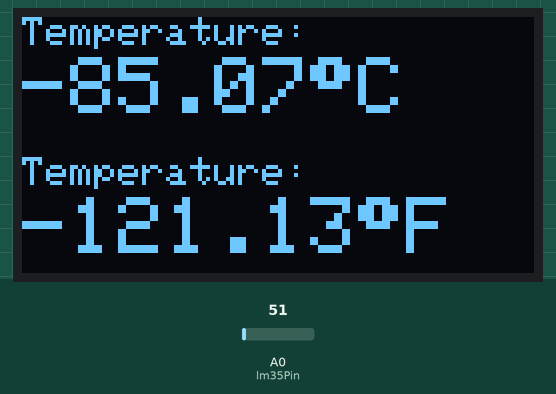
This sketch was run on a simulated Arduino Uno, built with avr-gcc and run on an emulated ATmega328P. Parts: 128×64 one-colour display. The inputs (shaded band) are chosen by the test bench; at power-on: A0 (lm35Pin) = 51. What the sketch prints to the serial monitor is not drawn.

Above: at 1.2 s.
1.3 s: A0 (lm35Pin) set to 61
At 3.0 s:
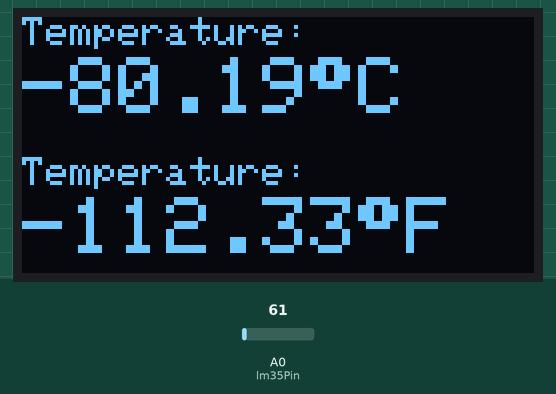
4.0 s: A0 (lm35Pin) set to 71
At 4.5 s:
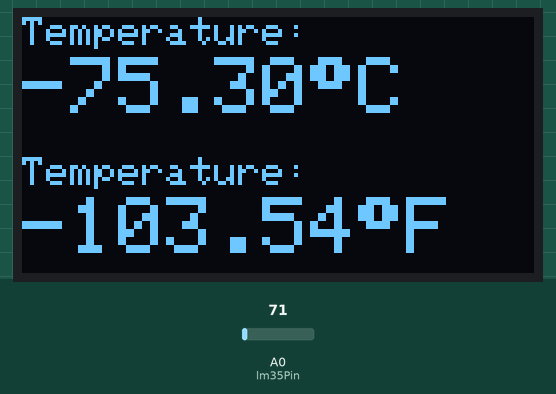
6.7 s: A0 (lm35Pin) set to 86
At 8.7 s:
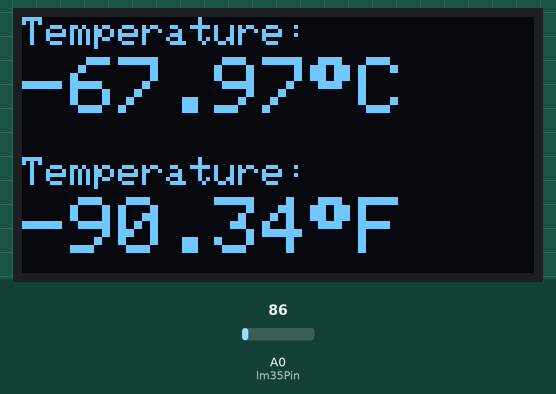
Timing chart, 0 to 10.2 s (numbered marks = the images above; inputs shaded):
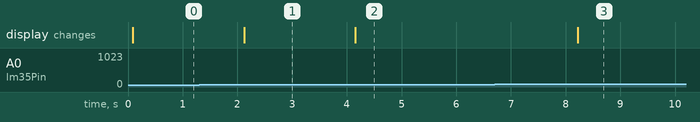

The sketch:

3A-LM35-LCD_cow.ino
```cpp
#include <Wire.h>
#include <Adafruit_GFX.h>
#include <Adafruit_SSD1306.h>

#define SCREEN_WIDTH 128
#define SCREEN_HEIGHT 64
#define OLED_RESET -1

Adafruit_SSD1306 display(SCREEN_WIDTH, SCREEN_HEIGHT, &Wire, OLED_RESET);

const int lm35Pin = A0;

void setup() {
  if (!display.begin(SSD1306_SWITCHCAPVCC, 0x3C)) {
    Serial.println(F("SSD1306 allocation failed"));
    for (;;);
  }
  display.clearDisplay();
  display.display();

  Serial.begin(9600);
  Serial.println("Time(s)\tTemp (°C)\tTemp (°F)");
}

void loop() {
  static unsigned long startTime = millis();

  int sensorValue = analogRead(lm35Pin);
  float voltage = sensorValue * (5.0 / 1023.0);
  float tempC = voltage * 100.0;

  tempC -= 110;
  float tempF = (tempC * 9.0 / 5.0) + 32.0;

  display.clearDisplay();

  display.setTextSize(1);
  display.setTextColor(SSD1306_WHITE);
  display.setCursor(0, 0);
  display.print("Temperature:");

  display.setTextSize(2);
  display.setCursor(0, 10);
  display.print(tempC, 2);
  display.cp437(true);
  display.write(248);
  display.print("C");

  display.setTextSize(1);
  display.setCursor(0, 35);
  display.print("Temperature:");

  display.setTextSize(2);
  display.setCursor(0, 45);
  display.print(tempF, 2);
  display.cp437(true);
  display.write(248);
  display.print("F");

  display.display();

  unsigned long elapsedSec = (millis() - startTime) / 1000;
  Serial.print(elapsedSec);
  Serial.print("\t");
  Serial.print(tempC, 2);
  Serial.print("\t\t");
  Serial.println(tempF, 2);

  delay(2000);
}
```

Measured:
- after the input at 1.3 s, the display: changes after 0.82 s (image 1)
- after the input at 4.0 s, the display: changes after 0.15 s (image 2)
- after the input at 6.7 s, the display: changes after 1.5 s (image 3)
